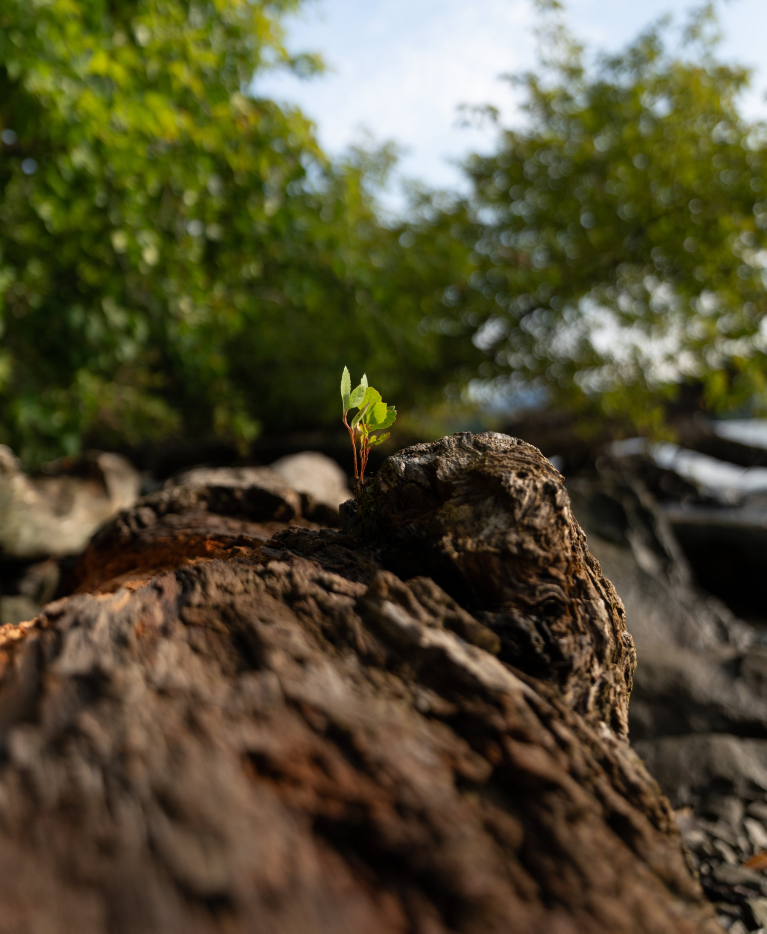
#> input picture photos/1@2x.jpg, 2300 x 2800 px (shown at 1/3 size); its folder holds 4 pictures in this run
$ python make_thumbs.py
#> lines starting #> are read from the running program, lines starting #| are printed output that depends on the picture
"""Make the smaller copies of each photo that the gallery grid loads.

The grid shows photos a few hundred pixels wide, so it loads these instead of
the full-size files (the enlarged view still uses the full-size ones).

Run this after adding photos to photos/ and js/photos.js:

    python tools/make_thumbs.py

It only writes thumbnails that are missing or older than their source photo,
so it's safe to run any time. Needs Pillow (pip install pillow).
"""

import glob
import os

from PIL import Image

WIDTHS = (480, 800, 1200)  # keep in sync with THUMB_WIDTHS in index.html
QUALITY = 82

ROOT = os.path.dirname(os.path.dirname(os.path.abspath(__file__)))
PHOTOS = os.path.join(ROOT, "photos")
THUMBS = os.path.join(PHOTOS, "thumbs")


def main():
    os.makedirs(THUMBS, exist_ok=True)
    written = 0

    for path in sorted(glob.glob(os.path.join(PHOTOS, "*.jpg"))):
        stem = os.path.splitext(os.path.basename(path))[0]
        if stem.endswith("@2x"):
            continue

        # Downscale from the 2x file when there is one, for the sharpest result.
        two_x = os.path.join(PHOTOS, f"{stem}@2x.jpg")
        source = two_x if os.path.exists(two_x) else path

        for width in WIDTHS:
            out = os.path.join(THUMBS, f"{stem}-{width}.jpg")
            if os.path.exists(out) and os.path.getmtime(out) >= os.path.getmtime(source):
                continue

            with Image.open(source) as im:
#> im is the input picture: PIL image 2300x2800 RGB; mean R, G, B 84.1, 78.7, 52.5
                im = im.convert("RGB")
                # Never upscale: a source narrower than the target is saved as-is,
                # so every size still exists for the page to request.
                if im.width > width:
                    im = im.resize((width, round(im.height * width / im.width)), Image.LANCZOS)
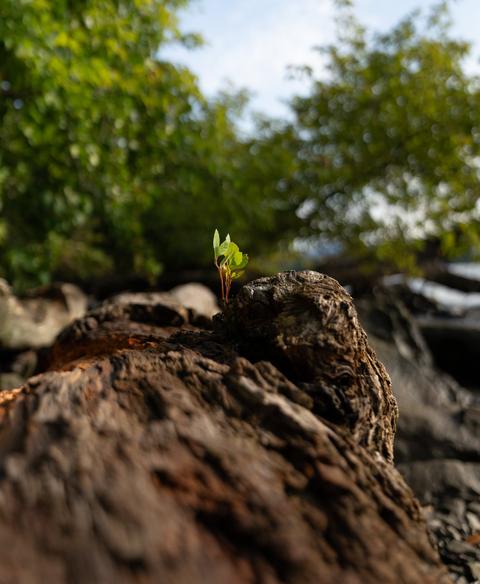
#> im: PIL image 480x584 RGB; mean R, G, B 84.1, 78.7, 52.5
#> pass 3 of the loop in main, `for path in sorted(glob.glob(os.path.join(PHOTOS, "*.jpg"))):`:
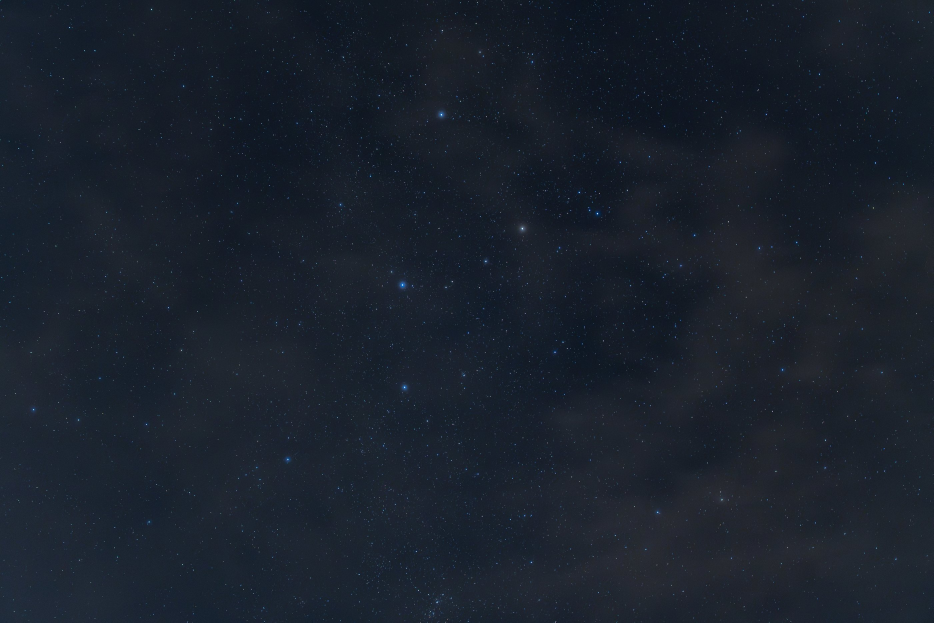
#> input picture photos/2-alt@2x.jpg, 2800 x 1867 px (shown at 1/3 size)
#> in main, im is the input picture: PIL image 2800x1867 RGB; mean R, G, B 25.7, 33, 44
#> in main, `im = im.resize((width, round(im.height * width / im.width)), Image.LAN..`:
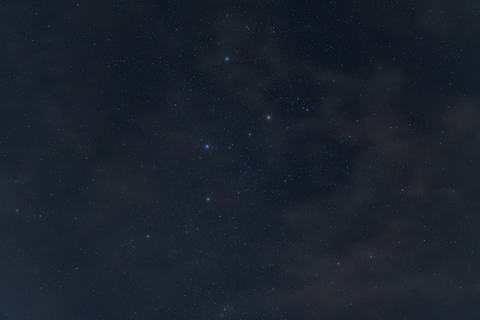
#> im: PIL image 480x320 RGB; mean R, G, B 25.7, 33, 44
#> the loop made 4 passes; the first 3 are shown
                im.save(out, "JPEG", quality=QUALITY, optimize=True, progressive=True)
            written += 1

    total = sum(os.path.getsize(p) for p in glob.glob(os.path.join(THUMBS, "*.jpg")))
    print(f"Wrote {written} thumbnails; thumbs/ is {total / 1_048_576:.1f} MB")


if __name__ == "__main__":
    main()
